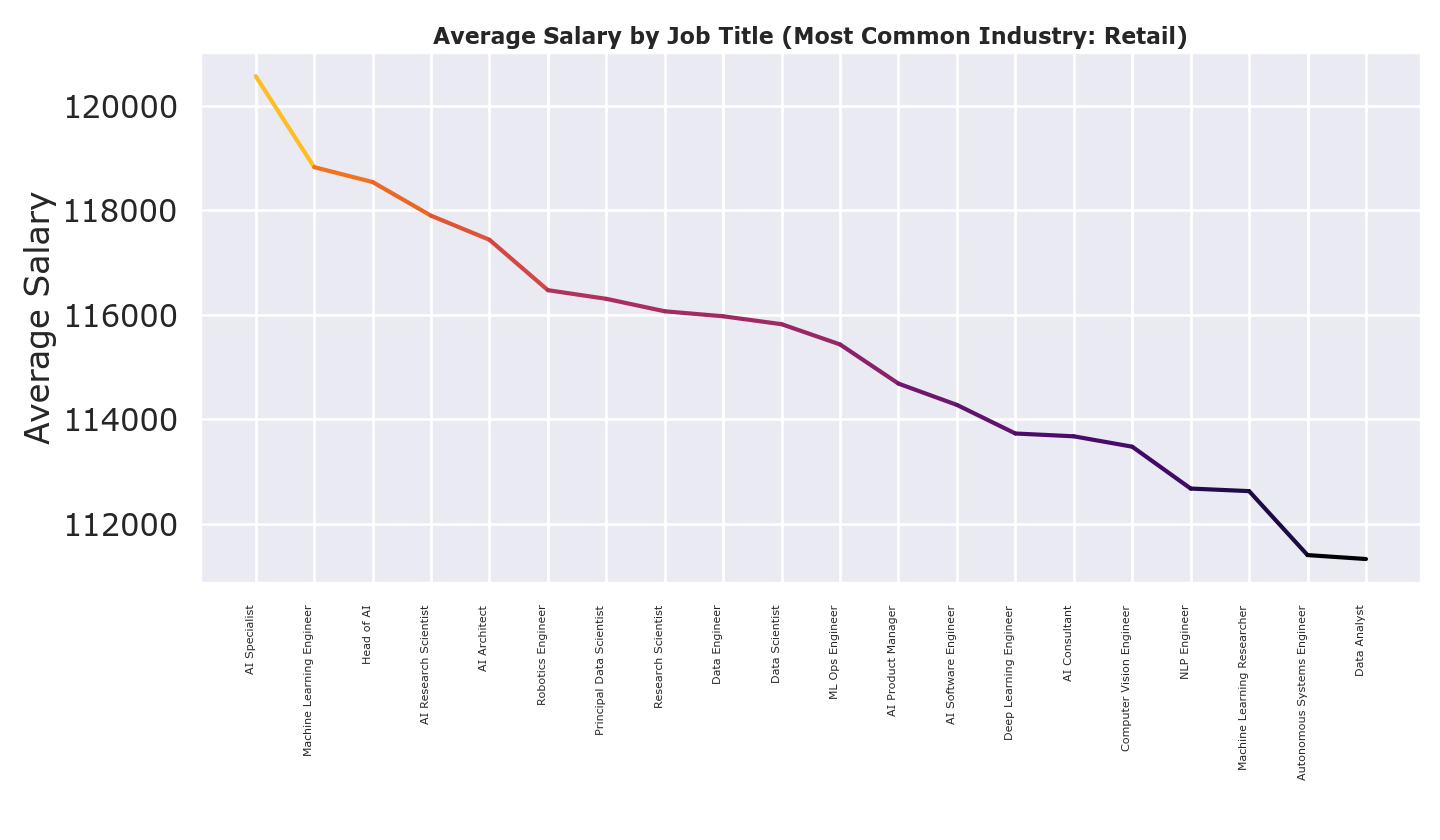

Recreate this plot in Python.
import pandas as pd
import matplotlib.pyplot as plt
import numpy as np
from matplotlib.cm import get_cmap
from matplotlib.colors import LinearSegmentedColormap
from sns_style import first_viz_style as styles

styles()

# Load dataset
df = pd.read_excel("data.xlsx", sheet_name="Sheet1")

# Data cleaning and preprocessing
df.rename(columns={"job_title": "Title", "salary_usd": "Salary",
                   "company_name": "Company", "experience_level": "Level",
                   "education_required": "Education", "years_experience": "Experience"}, inplace=True)

df["Experience"] = df["Experience"].replace({"SE": "Senior", "MI": "Mid", "EN": "Entry"})

df.drop(columns=["job_id", "salary_currency", "job_description_length", "benefits_score",
                 "application_deadline", "posting_date"], inplace=True)

# Start index count at 1
df.index = range(1, len(df) + 1)

# Display the first 10 rows of the DataFrame (For reference)
print(df.head(10))

### Visualizing the data ###
# Count occurrences of each industry and find the most common one
count = df["industry"].value_counts()
most_common = count.idxmax()

# Group by job title and calculate average salary
df = df.groupby("Title")["Salary"].mean().reset_index()
df = df.sort_values(by="Salary", ascending=False)

# Truncate the colormap to remove bright yellow
def truncate_colormap(cmap, minval=0.0, maxval=0.85, n=256):
    new_cmap = LinearSegmentedColormap.from_list(
        f'trunc({cmap.name},{minval:.2f},{maxval:.2f})',
        cmap(np.linspace(minval, maxval, n))
    )
    return new_cmap

# Create a darker version of Inferno
cmap = truncate_colormap(get_cmap("inferno"), 0.0, 0.85)

# Create gradient line plot
fig, ax = plt.subplots(figsize=(14, 7))

norm = plt.Normalize(df["Salary"].min(), df["Salary"].max())
x = np.arange(len(df))
y = df["Salary"].values

for i in range(len(x) - 1):
    ax.plot(x[i:i + 2], y[i:i + 2], color=cmap(norm(y[i])), linewidth=3)

# Labeling
ax.set_xticks(x)
ax.set_xticklabels(df["Title"], rotation=90, ha="right")
ax.set_title(f"Average Salary by Job Title (Most Common Industry: {most_common})", fontsize=16, fontweight="bold")
ax.set_ylabel("Average Salary")

plt.tight_layout()
plt.show()
